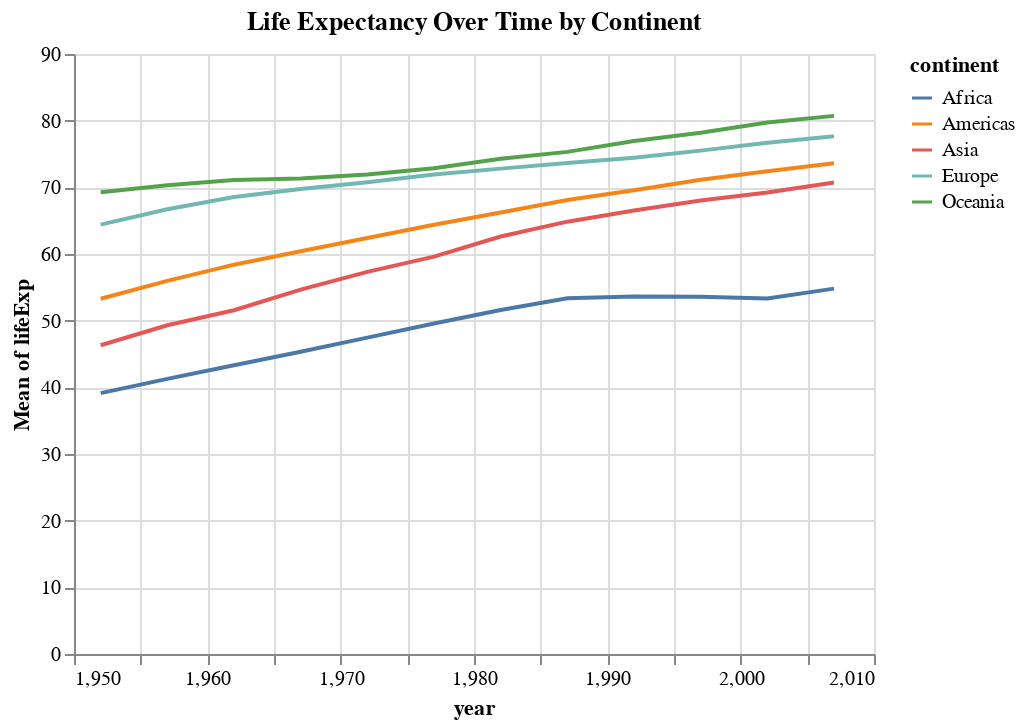

Notebook source saved alongside this figure:
### Code cell
import altair as alt

alt.Chart(df).mark_line().encode(
    x='year',
    y='mean(lifeExp)',
    color='continent'
).properties(
    title='Life Expectancy Over Time by Continent'
)

### Figure 1 — Vega-Lite specification as saved in the notebook (floating-point values rounded to 4 significant figures; data arrays with more than 128 entries replaced by an {"elided": "..."} marker saying what was removed)
{"config": {"view": {"continuousWidth": 400, "continuousHeight": 300}}, "data": {"name": "data-c3e469595f78acc91b45b84159d74763"}, "mark": "line", "encoding": {"color": {"field": "continent", "type": "nominal"}, "x": {"field": "year", "type": "quantitative"}, "y": {"aggregate": "mean", "field": "lifeExp", "type": "quantitative"}}, "title": "Life Expectancy Over Time by Continent", "$schema": "https://vega.github.io/schema/vega-lite/v4.17.0.json", "datasets": {"data-c3e469595f78acc91b45b84159d74763": {"elided": "1704 records"}}}
